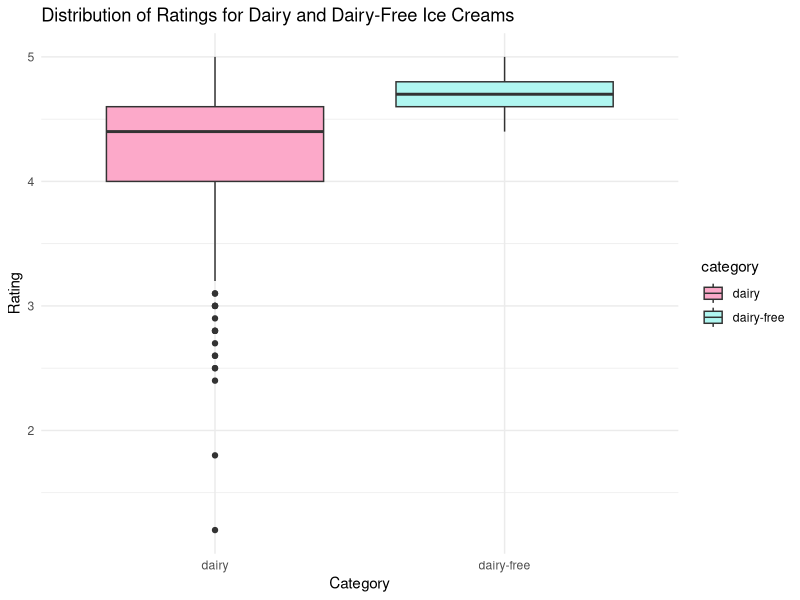

This chart was generated by the following R code:
library(dplyr)
library(ggplot2)

df <- read.csv('icecream_data.csv')

classify_ice_cream <- function(description) {
  if (grepl('dairy-free|non-dairy|sorbetto', description, ignore.case = TRUE)) {
    return('dairy-free')
  } else {
    return('dairy')
  }
}

df$category <- sapply(df$description, classify_ice_cream)

ggplot(df, aes(x = category, y = rating, fill = category)) +
  geom_boxplot() +
  scale_fill_manual(values = c("dairy" = "#fca9c9", "dairy-free" = "#b0f7f1")) +
  labs(title = 'Distribution of Ratings for Dairy and Dairy-Free Ice Creams',
       x = 'Category', y = 'Rating') +
  theme_minimal()
